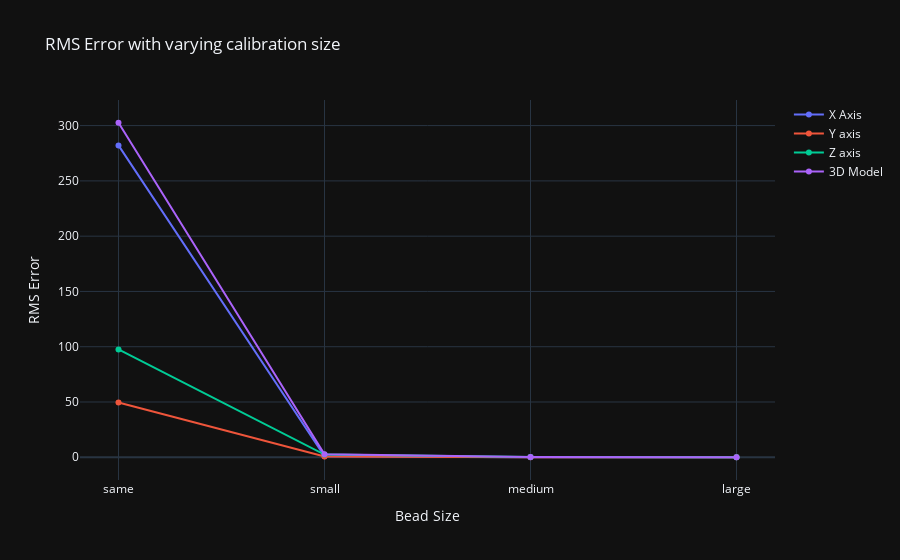

Notebook cell for this chart:
### Code cell
fig = go.Figure()
fig.update_layout(title = 'RMS Error with varying calibration size',
                  yaxis_title = 'RMS Error',
                  xaxis_title = 'Bead Size')

fig.add_trace(go.Scatter(
    x = rms_measurements['plate'],
    y = rms_measurements['x'],
    name = 'X Axis'
))
fig.add_trace(go.Scatter(
    x = rms_measurements['plate'],
    y = rms_measurements['y'],
    name = 'Y axis'
))
fig.add_trace(go.Scatter(
    x = rms_measurements['plate'],
    y = rms_measurements['z'],
    name = 'Z axis'
))
fig.add_trace(go.Scatter(
    x = rms_measurements['plate'],
    y = rms_measurements['3d'],
    name = '3D Model'
))
fig.show()

### Figure 1 — Plotly figure (JSON) as saved in the notebook; plotly's stock layout.template omitted (floating-point values rounded to 4 significant figures)
{"data": [{"name": "X Axis", "x": ["same", "small", "medium", "large"], "y": [282.1, 0.8317, 0.134, 0.1111], "type": "scatter"}, {"name": "Y axis", "x": ["same", "small", "medium", "large"], "y": [49.55, 0.761, 0.05647, 0.03252], "type": "scatter"}, {"name": "Z axis", "x": ["same", "small", "medium", "large"], "y": [97.57, 2.438, 0.2903, 0.08011], "type": "scatter"}, {"name": "3D Model", "x": ["same", "small", "medium", "large"], "y": [302.6, 2.686, 0.3247, 0.1408], "type": "scatter"}], "layout": {"title": {"text": "RMS Error with varying calibration size"}, "yaxis": {"title": {"text": "RMS Error"}}, "xaxis": {"title": {"text": "Bead Size"}}}}
